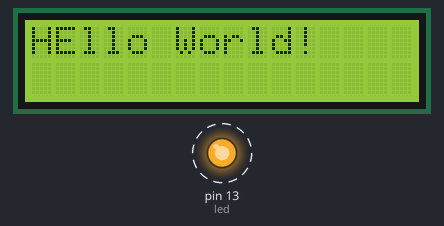
Recording of a sketch running on a simulated Arduino Uno, built with avr-gcc and run on an emulated ATmega328P. On the bench: 16×2 character LCD, output pins drawn as LEDs (lit = HIGH). Dashed ring = blinking.

Above: at 1.3 s.
Timing chart, 0 to 130.0 s (numbered marks = the images above):
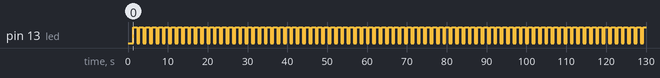

Measured:
- by itself, pin 13 (led): alternates HIGH for 1.0 s and LOW for 0.60 s

The sketch:

LED_test.ino
```cpp
#include <LiquidCrystal.h>
LiquidCrystal lcd(12,11,10,9,8,7,6);
int led = 13;

void setup() {
  // put your setup code here, to run once:
pinMode(led,OUTPUT);
lcd.begin(16,2);
lcd.clear();   delay(200);
lcd.print("HEllo World!");
delay(1000);
}

void loop() {
  // put your main code here, to run repeatedly:
digitalWrite(led,HIGH);
delay(1000);
digitalWrite(led,LOW);
delay(600);

}
```
